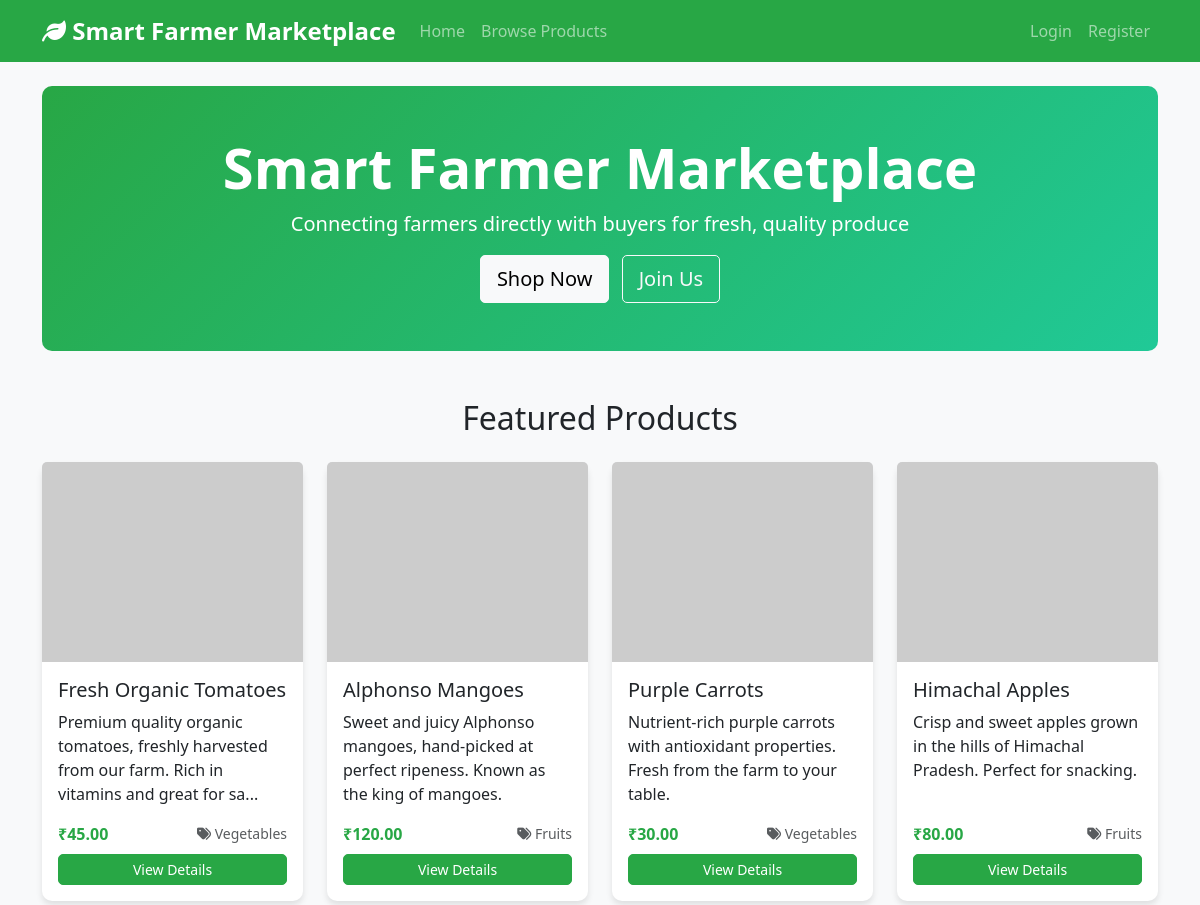
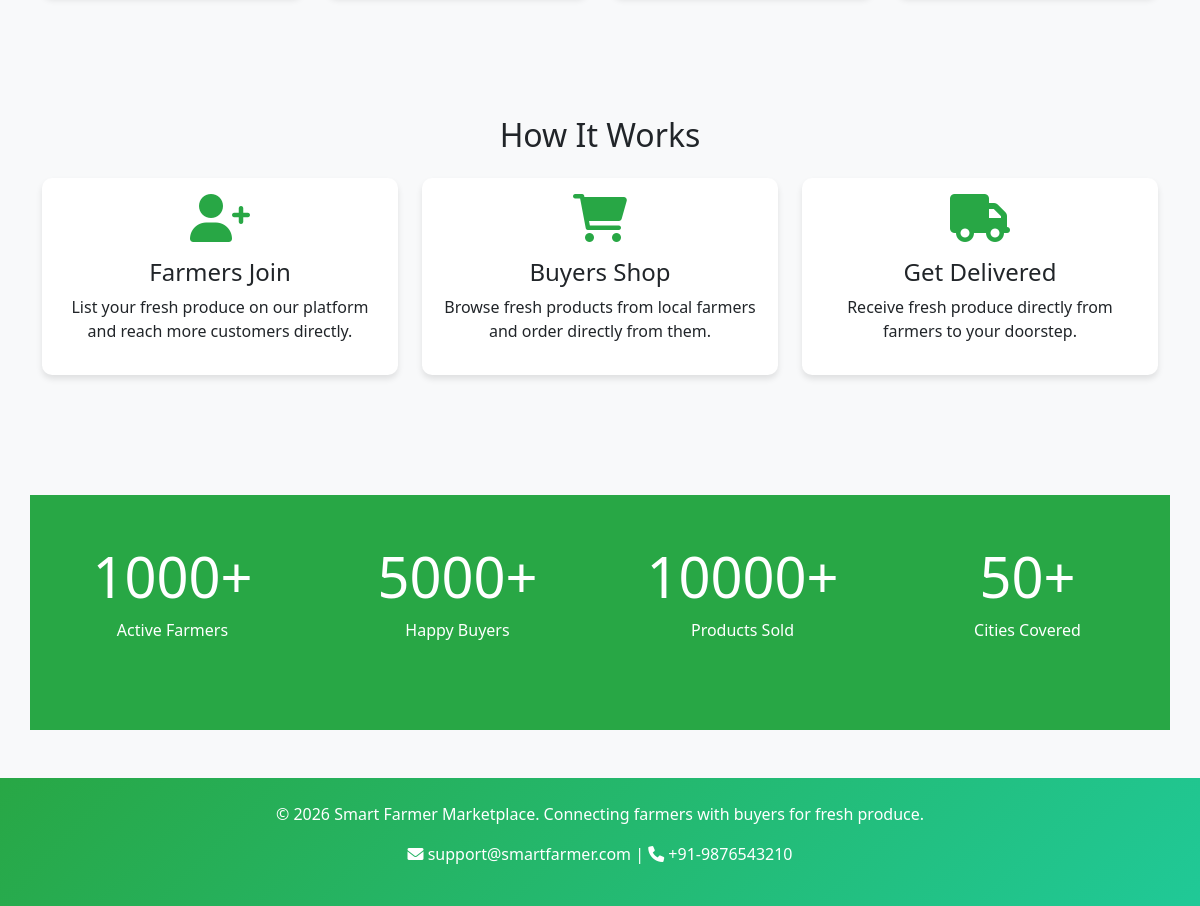
The page / on the database its author committed (2 pictures, top to bottom).
### models/product.py (models this page shows, shortened)
class Product(db.Model):
    __tablename__ = 'products'
    id = db.Column(db.Integer, primary_key=True)
    farmer_id = db.Column(db.Integer, db.ForeignKey('farmers.id'), nullable=False)
    name = db.Column(db.String(100), nullable=False)
    description = db.Column(db.Text)
    category = db.Column(db.String(50), nullable=False)
    price = db.Column(db.Float, nullable=False)
    quantity = db.Column(db.Integer, nullable=False)
    image_path = db.Column(db.String(200))
    status = db.Column(db.String(20), default='pending')  # pending, approved, rejected, active, inactive
    created_at = db.Column(db.DateTime, default=datetime.utcnow)
    updated_at = db.Column(db.DateTime, default=datetime.utcnow, onupdate=datetime.utcnow)
    order_items = db.relationship('OrderItem', lazy=True)
    feedbacks = db.relationship('Feedback', back_populates='product', lazy=True)
    promotions = db.relationship('Promotion', back_populates='product', lazy=True)
    farmer = db.relationship('Farmer', back_populates='products', lazy=True)

### app.py (the view)
@app.route('/')
def index():
    featured_products = Product.query.filter_by(status='approved').limit(6).all()
    promoted_products = []
    for product in Product.query.filter_by(status='approved').all():
        if product.promotions:
            active_promo = next((promo for promo in product.promotions if promo.is_active), None)
            if active_promo:
                promoted_products.append(product)
    promoted_products = promoted_products[:4]
    return render_template('index.html', featured_products=featured_products, promoted_products=promoted_products)

### models/promotion.py (called while the page is built)
    @property
    def is_active(self):
        from datetime import datetime
        now = datetime.utcnow()
        return self.start_date <= now <= self.end_date

### templates/index.html (shortened to what this page needs)
{% extends "base.html" %}
{% block content %}
<div class="hero-section bg-success text-white py-5 mb-5">
    <div class="container text-center">
        <h1 class="display-4 fw-bold">Smart Farmer Marketplace</h1>
        <p class="lead">Connecting farmers directly with buyers for fresh, quality produce</p>
        <a href="{{ url_for('browse_products') }}" class="btn btn-light btn-lg">Shop Now</a>
        {% if not session.user_id %}
            <a href="{{ url_for('register') }}" class="btn btn-outline-light btn-lg ms-2">Join Us</a>
        {% endif %}
    </div>
</div>
{% if featured_products %}
<div class="row mb-5">
    <div class="col-12">
        <h2 class="text-center mb-4">Featured Products</h2>
        <div class="row">
            {% for product in featured_products[:4] %}
            <div class="col-md-3 col-sm-6 mb-4">
                <div class="card h-100 product-card">
                    {% if product.image_path %}
                        <img src="{{ url_for('static', filename='images/uploads/' + product.image_path) }}" onerror="this.onerror=null;this.src='https://via.placeholder.com/300x200/8FBC8F/FFFFFF?text={{ product.name[:20]|urlencode }}';" class="card-img-top product-image" alt="{{ product.name }}">
                    {% else %}
                        <img src="https://via.placeholder.com/300x200/8FBC8F/FFFFFF?text={{ product.name[:20]|urlencode }}" class="card-img-top product-image" alt="{{ product.name }}">
                    {% endif %}
                    <div class="card-body d-flex flex-column">
                        <h5 class="card-title">{{ product.name }}</h5>
                        <p class="card-text flex-grow-1">{{ product.description[:100] }}{% if product.description|length > 100 %}...{% endif %}</p>
                        <div class="mt-auto">
                            <div class="d-flex justify-content-between align-items-center">
                                <span class="fw-bold text-success">₹{{ "%.2f"|format(product.price) }}</span>
                                <small class="text-muted"><i class="fas fa-tags"></i> {{ product.category }}</small>
                            </div>
                            <div class="mt-2">
                                <a href="{{ url_for('product_detail', product_id=product.id) }}" class="btn btn-success btn-sm w-100">View Details</a>
                            </div>
                        </div>
                    </div>
                </div>
            </div>
            {% endfor %}
        </div>
    </div>
</div>
{% endif %}
<div class="row bg-light py-5 mb-5">
    <div class="col-12">
        <h2 class="text-center mb-4">How It Works</h2>
        <div class="row text-center">
            <div class="col-md-4 mb-4">
                <div class="card h-100 border-0">
                    <div class="card-body">
                        <i class="fas fa-user-plus fa-3x text-success mb-3"></i>
                        <h4>Farmers Join</h4>
                        <p>List your fresh produce on our platform and reach more customers directly.</p>
                    </div>
                </div>
            </div>
            <div class="col-md-4 mb-4">
                <div class="card h-100 border-0">
                    <div class="card-body">
                        <i class="fas fa-shopping-cart fa-3x text-success mb-3"></i>
                        <h4>Buyers Shop</h4>
                        <p>Browse fresh products from local farmers and order directly from them.</p>
                    </div>
                </div>
            </div>
            <div class="col-md-4 mb-4">
                <div class="card h-100 border-0">
                    <div class="card-body">
                        <i class="fas fa-truck fa-3x text-success mb-3"></i>
                        <h4>Get Delivered</h4>
                        <p>Receive fresh produce directly from farmers to your doorstep.</p>
                    </div>
                </div>
            </div>
        </div>
    </div>
</div>
<div class="row bg-success text-white py-5 mb-5">
    <div class="col-12">
        <div class="row text-center">
            <div class="col-md-3 mb-4">
                <h2 class="display-4">1000+</h2>
                <p>Active Farmers</p>
            </div>
            <div class="col-md-3 mb-4">
                <h2 class="display-4">5000+</h2>
                <p>Happy Buyers</p>
            </div>
            <div class="col-md-3 mb-4">
                <h2 class="display-4">10000+</h2>
                <p>Products Sold</p>
            </div>
            <div class="col-md-3 mb-4">
                <h2 class="display-4">50+</h2>
                <p>Cities Covered</p>
            </div>
        </div>
    </div>
</div>
{% endblock %}

### templates/base.html (shortened to what this page needs)
<!DOCTYPE html>
<html lang="en">
<head>
    <link href="https://cdn.jsdelivr.net/npm/bootstrap@5.3.0-alpha1/dist/css/bootstrap.min.css" rel="stylesheet">
    <link rel="stylesheet" href="https://cdnjs.cloudflare.com/ajax/libs/font-awesome/6.0.0/css/all.min.css">
    <link rel="stylesheet" href="{{ url_for('static', filename='css/style.css') }}">
</head>
<body>
    <nav class="navbar navbar-expand-lg navbar-dark bg-success">
        <div class="container">
            <a class="navbar-brand" href="{{ url_for('index') }}">
                <i class="fas fa-leaf"></i> Smart Farmer Marketplace
            </a>
            <div class="collapse navbar-collapse" id="navbarNav">
                <ul class="navbar-nav me-auto">
                    <li class="nav-item">
                        <a class="nav-link" href="{{ url_for('index') }}">Home</a>
                    </li>
                    <li class="nav-item">
                        <a class="nav-link" href="{{ url_for('browse_products') }}">Browse Products</a>
                    </li>
                </ul>
                <ul class="navbar-nav">
                    {% if session.user_id %}
                        <li class="nav-item dropdown">
                            <a class="nav-link dropdown-toggle" href="#" id="navbarDropdown" role="button" data-bs-toggle="dropdown">
                                {{ session.role|title }}: {{ session.name }}
                            </a>
                            <ul class="dropdown-menu">
                                {% if session.role == 'farmer' %}
                                    <li><a class="dropdown-item" href="{{ url_for('farmer_dashboard') }}">Dashboard</a></li>
                                    <li><a class="dropdown-item" href="{{ url_for('add_product') }}">Add Product</a></li>
                                {% elif session.role == 'buyer' %}
                                    <li><a class="dropdown-item" href="{{ url_for('view_cart') }}">Cart ({{ session.cart|length or 0 }})</a></li>
                                    <li><a class="dropdown-item" href="{{ url_for('order_history') }}">Order History</a></li>
                                {% elif session.role == 'admin' %}
                                    <li><a class="dropdown-item" href="{{ url_for('admin_dashboard') }}">Admin Dashboard</a></li>
                                {% endif %}
                                <li><hr class="dropdown-divider"></li>
                                <li><a class="dropdown-item" href="{{ url_for('logout') }}">Logout</a></li>
                            </ul>
                        </li>
                    {% else %}
                        <li class="nav-item">
                            <a class="nav-link" href="{{ url_for('login') }}">Login</a>
                        </li>
                        <li class="nav-item">
                            <a class="nav-link" href="{{ url_for('register') }}">Register</a>
                        </li>
                    {% endif %}
                </ul>
            </div>
        </div>
    </nav>
    <main class="container my-4">
        {% block content %}{% endblock %}
    </main>
    <footer class="bg-success text-white text-center py-4 mt-5">
        <div class="container">
            <p>&copy; 2026 Smart Farmer Marketplace. Connecting farmers with buyers for fresh produce.</p>
            <p><i class="fas fa-envelope"></i> support@smartfarmer.com | <i class="fas fa-phone"></i> +91-9876543210</p>
        </div>
    </footer>
</body>
</html>

### static/css/style.css (style rules this page uses)
body { font-family: 'Segoe UI', Tahoma, Geneva, Verdana, sans-serif; background-color: #f8f9fa; }
.navbar-brand { font-weight: bold; font-size: 1.5rem; }
.hero-section { background: linear-gradient(135deg, #28a745 0%, #20c997 100%); border-radius: 10px; }
.product-card { transition: transform 0.3s ease, box-shadow 0.3s ease; height: 100%; }
.product-image { height: 200px; object-fit: cover; }
footer { margin-top: auto; }
.btn { border-radius: 5px; font-weight: 500; transition: all 0.3s ease; }
.card { border: none; border-radius: 10px; box-shadow: 0 4px 6px rgba(0,0,0,0.1); transition: all 0.3s ease; }
.bg-success { background-color: #28a745 !important; }
.text-success { color: #28a745 !important; }
.btn-success { background-color: #28a745; border-color: #28a745; }
footer { background: linear-gradient(135deg, #28a745 0%, #20c997 100%) !important; margin-top: 40px; }

### rows shown on the page
Product: name "Fresh Organic Tomatoes", description "Premium quality organic tomatoes, freshly harvested from our farm. Rich in vitamins and great for sa", price "45.00", category "Vegetables"
Product: name "Alphonso Mangoes", description "Sweet and juicy Alphonso mangoes, hand-picked at perfect ripeness. Known as the king of mangoes.", price "120.00", category "Fruits"
Product: name "Purple Carrots", description "Nutrient-rich purple carrots with antioxidant properties. Fresh from the farm to your table.", price "30.00", category "Vegetables"
Product: name "Himachal Apples", description "Crisp and sweet apples grown in the hills of Himachal Pradesh. Perfect for snacking.", price "80.00", category "Fruits"
